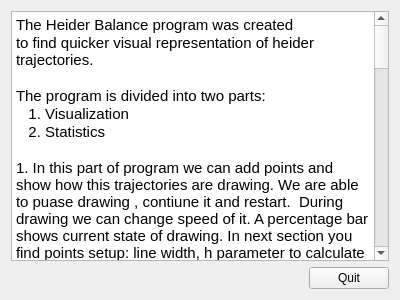
<?xml version="1.0" encoding="UTF-8"?>
<ui version="4.0">
 <class>AboutDialog</class>
 <widget class="QDialog" name="AboutDialog">
  <property name="geometry">
   <rect>
    <x>0</x>
    <y>0</y>
    <width>400</width>
    <height>300</height>
   </rect>
  </property>
  <property name="windowTitle">
   <string>About</string>
  </property>
  <layout class="QVBoxLayout" name="verticalLayout_2">
   <item>
    <widget class="QTextBrowser" name="aboutInformations">
     <property name="html">
      <string>&lt;!DOCTYPE HTML PUBLIC &quot;-//W3C//DTD HTML 4.0//EN&quot; &quot;http://www.w3.org/TR/REC-html40/strict.dtd&quot;&gt;
&lt;html&gt;&lt;head&gt;&lt;meta name=&quot;qrichtext&quot; content=&quot;1&quot; /&gt;&lt;style type=&quot;text/css&quot;&gt;
p, li { white-space: pre-wrap; }
&lt;/style&gt;&lt;/head&gt;&lt;body style=&quot; font-family:'Ubuntu'; font-size:11pt; font-weight:400; font-style:normal;&quot;&gt;
&lt;p style=&quot; margin-top:0px; margin-bottom:0px; margin-left:0px; margin-right:0px; -qt-block-indent:0; text-indent:0px;&quot;&gt;The Heider Balance program was created &lt;/p&gt;
&lt;p style=&quot; margin-top:0px; margin-bottom:0px; margin-left:0px; margin-right:0px; -qt-block-indent:0; text-indent:0px;&quot;&gt;to find quicker visual representation of heider trajectories. &lt;/p&gt;
&lt;p style=&quot;-qt-paragraph-type:empty; margin-top:0px; margin-bottom:0px; margin-left:0px; margin-right:0px; -qt-block-indent:0; text-indent:0px;&quot;&gt;&lt;br /&gt;&lt;/p&gt;
&lt;p style=&quot; margin-top:0px; margin-bottom:0px; margin-left:0px; margin-right:0px; -qt-block-indent:0; text-indent:0px;&quot;&gt;The program is divided into two parts:&lt;/p&gt;
&lt;p style=&quot; margin-top:0px; margin-bottom:0px; margin-left:0px; margin-right:0px; -qt-block-indent:0; text-indent:0px;&quot;&gt;   1. Visualization&lt;/p&gt;
&lt;p style=&quot; margin-top:0px; margin-bottom:0px; margin-left:0px; margin-right:0px; -qt-block-indent:0; text-indent:0px;&quot;&gt;   2. Statistics&lt;/p&gt;
&lt;p style=&quot;-qt-paragraph-type:empty; margin-top:0px; margin-bottom:0px; margin-left:0px; margin-right:0px; -qt-block-indent:0; text-indent:0px;&quot;&gt;&lt;br /&gt;&lt;/p&gt;
&lt;p style=&quot; margin-top:0px; margin-bottom:0px; margin-left:0px; margin-right:0px; -qt-block-indent:0; text-indent:0px;&quot;&gt;1. In this part of program we can add points and show how this trajectories are drawing. We are able to puase drawing , contiune it and restart.  During drawing we can change speed of it. A percentage bar shows current state of drawing. In next section you find points setup: line width, h parameter to calculate trajectories (this parameter is use in rk4 method), and points button which move us to trajectories dialog where you can add start points and change their color. There are three types of colors point and two types of finding random start point, of course you can fill in a boxes appropriate coordinate of the points. Below you find planes setup where you can add planes by choose a A,B,C,d parameters in plane equation Ax+By+Cz+d=0.  You are able to see coordinate system, save current image snapshot and see all stere (1/8 of cube).&lt;/p&gt;
&lt;p style=&quot;-qt-paragraph-type:empty; margin-top:0px; margin-bottom:0px; margin-left:0px; margin-right:0px; -qt-block-indent:0; text-indent:0px;&quot;&gt;&lt;br /&gt;&lt;/p&gt;
&lt;p style=&quot; margin-top:0px; margin-bottom:0px; margin-left:0px; margin-right:0px; -qt-block-indent:0; text-indent:0px;&quot;&gt;Moving cube:&lt;/p&gt;
&lt;p style=&quot; margin-top:0px; margin-bottom:0px; margin-left:0px; margin-right:0px; -qt-block-indent:0; text-indent:0px;&quot;&gt;  mouse scroll - zoom +/-&lt;/p&gt;
&lt;p style=&quot; margin-top:0px; margin-bottom:0px; margin-left:0px; margin-right:0px; -qt-block-indent:0; text-indent:0px;&quot;&gt;  hold right mouse button and move -  rotation&lt;br /&gt;&lt;br /&gt;2. This part of program was created to calculate a big number of points , and see theirs statistic (in which stere, point was started drawing and in which end it), percentage of points divided into stere. You can save all this data to xml file. I created one options which let you choose a number of points and automatically calculate it by click only one button (add &amp;amp; run) in case of big number of points you will find final result after around (10min) you do not need to click anything else. It helps you save your time.&lt;/p&gt;
&lt;p style=&quot;-qt-paragraph-type:empty; margin-top:0px; margin-bottom:0px; margin-left:0px; margin-right:0px; -qt-block-indent:0; text-indent:0px;&quot;&gt;&lt;br /&gt;&lt;/p&gt;
&lt;p style=&quot; margin-top:0px; margin-bottom:0px; margin-left:0px; margin-right:0px; -qt-block-indent:0; text-indent:0px;&quot;&gt;In this porgram use:&lt;/p&gt;
&lt;p style=&quot; margin-top:0px; margin-bottom:0px; margin-left:0px; margin-right:0px; -qt-block-indent:0; text-indent:0px;&quot;&gt; - QT Creator &lt;/p&gt;
&lt;p style=&quot; margin-top:0px; margin-bottom:0px; margin-left:0px; margin-right:0px; -qt-block-indent:0; text-indent:0px;&quot;&gt; - OpneGL lib&lt;/p&gt;
&lt;p style=&quot; margin-top:0px; margin-bottom:0px; margin-left:0px; margin-right:0px; -qt-block-indent:0; text-indent:0px;&quot;&gt; - Boost lib&lt;/p&gt;
&lt;p style=&quot; margin-top:0px; margin-bottom:0px; margin-left:0px; margin-right:0px; -qt-block-indent:0; text-indent:0px;&quot;&gt; - STL lib&lt;/p&gt;
&lt;p style=&quot; margin-top:0px; margin-bottom:0px; margin-left:0px; margin-right:0px; -qt-block-indent:0; text-indent:0px;&quot;&gt; &lt;/p&gt;
&lt;p style=&quot; margin-top:0px; margin-bottom:0px; margin-left:0px; margin-right:0px; -qt-block-indent:0; text-indent:0px;&quot;&gt;Information concerning my compilation:&lt;/p&gt;
&lt;p style=&quot; margin-top:0px; margin-bottom:0px; margin-left:0px; margin-right:0px; -qt-block-indent:0; text-indent:0px;&quot;&gt;&lt;span style=&quot; color:#0055ff;&quot;&gt;qmake --version:&lt;/span&gt;&lt;/p&gt;
&lt;p style=&quot; margin-top:0px; margin-bottom:0px; margin-left:0px; margin-right:0px; -qt-block-indent:0; text-indent:0px;&quot;&gt;&lt;span style=&quot; color:#000000;&quot;&gt;QMake version 3.0&lt;/span&gt;&lt;/p&gt;
&lt;p style=&quot; margin-top:0px; margin-bottom:0px; margin-left:0px; margin-right:0px; -qt-block-indent:0; text-indent:0px;&quot;&gt;&lt;span style=&quot; color:#000000;&quot;&gt;Using Qt version 5.2.1 in /usr/lib/x86_64-linux-gnu&lt;/span&gt;&lt;/p&gt;
&lt;p style=&quot;-qt-paragraph-type:empty; margin-top:0px; margin-bottom:0px; margin-left:0px; margin-right:0px; -qt-block-indent:0; text-indent:0px; color:#000000;&quot;&gt;&lt;br /&gt;&lt;/p&gt;
&lt;p style=&quot; margin-top:0px; margin-bottom:0px; margin-left:0px; margin-right:0px; -qt-block-indent:0; text-indent:0px;&quot;&gt;&lt;span style=&quot; color:#0055ff;&quot;&gt;uname -a:&lt;/span&gt;&lt;/p&gt;
&lt;p style=&quot; margin-top:0px; margin-bottom:0px; margin-left:0px; margin-right:0px; -qt-block-indent:0; text-indent:0px;&quot;&gt;&lt;span style=&quot; color:#000000;&quot;&gt;Linux  NoInformation 3.13.0-32-generic #57-Ubuntu SMP Tue Jul 15 03:51:08 UTC 2014 x86_64 x86_64 x86_64 GNU/Linux&lt;/span&gt;&lt;/p&gt;
&lt;p style=&quot; margin-top:0px; margin-bottom:0px; margin-left:0px; margin-right:0px; -qt-block-indent:0; text-indent:0px;&quot;&gt;&lt;span style=&quot; color:#0055ff;&quot;&gt;lsb_release -a&lt;/span&gt;&lt;/p&gt;
&lt;p style=&quot; margin-top:0px; margin-bottom:0px; margin-left:0px; margin-right:0px; -qt-block-indent:0; text-indent:0px;&quot;&gt;&lt;span style=&quot; color:#000000;&quot;&gt;No LSB modules are available.&lt;/span&gt;&lt;/p&gt;
&lt;p style=&quot; margin-top:0px; margin-bottom:0px; margin-left:0px; margin-right:0px; -qt-block-indent:0; text-indent:0px;&quot;&gt;&lt;span style=&quot; color:#000000;&quot;&gt;Distributor ID:	Ubuntu&lt;/span&gt;&lt;/p&gt;
&lt;p style=&quot; margin-top:0px; margin-bottom:0px; margin-left:0px; margin-right:0px; -qt-block-indent:0; text-indent:0px;&quot;&gt;&lt;span style=&quot; color:#000000;&quot;&gt;Description:	Ubuntu 14.04.5 LTS&lt;/span&gt;&lt;/p&gt;
&lt;p style=&quot; margin-top:0px; margin-bottom:0px; margin-left:0px; margin-right:0px; -qt-block-indent:0; text-indent:0px;&quot;&gt;&lt;span style=&quot; color:#000000;&quot;&gt;Release:	14.04&lt;/span&gt;&lt;/p&gt;
&lt;p style=&quot; margin-top:0px; margin-bottom:0px; margin-left:0px; margin-right:0px; -qt-block-indent:0; text-indent:0px;&quot;&gt;&lt;span style=&quot; color:#000000;&quot;&gt;Codename:	trusty&lt;/span&gt;&lt;/p&gt;
&lt;p style=&quot;-qt-paragraph-type:empty; margin-top:0px; margin-bottom:0px; margin-left:0px; margin-right:0px; -qt-block-indent:0; text-indent:0px;&quot;&gt;&lt;br /&gt;&lt;/p&gt;
&lt;p style=&quot; margin-top:0px; margin-bottom:0px; margin-left:0px; margin-right:0px; -qt-block-indent:0; text-indent:0px;&quot;&gt;&lt;span style=&quot; color:#0055ff;&quot;&gt;cat /usr/include/boost/version.hpp&lt;/span&gt;&lt;/p&gt;
&lt;p style=&quot; margin-top:0px; margin-bottom:0px; margin-left:0px; margin-right:0px; -qt-block-indent:0; text-indent:0px;&quot;&gt;&lt;span style=&quot; color:#000000;&quot;&gt;#define BOOST_VERSION 105400&lt;/span&gt;&lt;/p&gt;
&lt;p style=&quot; margin-top:0px; margin-bottom:0px; margin-left:0px; margin-right:0px; -qt-block-indent:0; text-indent:0px;&quot;&gt;&lt;span style=&quot; color:#000000;&quot;&gt;#define BOOST_LIB_VERSION &amp;quot;1_54&amp;quot;&lt;/span&gt;&lt;/p&gt;
&lt;p style=&quot;-qt-paragraph-type:empty; margin-top:0px; margin-bottom:0px; margin-left:0px; margin-right:0px; -qt-block-indent:0; text-indent:0px; color:#000000;&quot;&gt;&lt;br /&gt;&lt;/p&gt;
&lt;p style=&quot; margin-top:0px; margin-bottom:0px; margin-left:0px; margin-right:0px; -qt-block-indent:0; text-indent:0px;&quot;&gt;&lt;span style=&quot; color:#0055ff;&quot;&gt;glxinfo | grep &amp;quot;OpenGL version&amp;quot;&lt;/span&gt;&lt;/p&gt;
&lt;p style=&quot; margin-top:0px; margin-bottom:0px; margin-left:0px; margin-right:0px; -qt-block-indent:0; text-indent:0px;&quot;&gt;&lt;span style=&quot; color:#000000;&quot;&gt;OpenGL version string: 2.1 Mesa 10.1.3&lt;/span&gt;&lt;/p&gt;
&lt;p style=&quot;-qt-paragraph-type:empty; margin-top:0px; margin-bottom:0px; margin-left:0px; margin-right:0px; -qt-block-indent:0; text-indent:0px; color:#0055ff;&quot;&gt;&lt;br /&gt;&lt;/p&gt;
&lt;p style=&quot;-qt-paragraph-type:empty; margin-top:0px; margin-bottom:0px; margin-left:0px; margin-right:0px; -qt-block-indent:0; text-indent:0px;&quot;&gt;&lt;br /&gt;&lt;/p&gt;
&lt;p style=&quot; margin-top:0px; margin-bottom:0px; margin-left:0px; margin-right:0px; -qt-block-indent:0; text-indent:0px;&quot;&gt;All icons have been downloaded from: &lt;span style=&quot; font-weight:600; font-style:italic;&quot;&gt;https://icons8.com/ &lt;/span&gt;&lt;span style=&quot; font-size:10pt;&quot;&gt;(available 21 Dec 2016)&lt;/span&gt;&lt;/p&gt;&lt;/body&gt;&lt;/html&gt;</string>
     </property>
    </widget>
   </item>
   <item>
    <layout class="QHBoxLayout" name="horizontalLayout">
     <item>
      <spacer name="horizontalSpacer">
       <property name="orientation">
        <enum>Qt::Horizontal</enum>
       </property>
       <property name="sizeHint" stdset="0">
        <size>
         <width>40</width>
         <height>20</height>
        </size>
       </property>
      </spacer>
     </item>
     <item>
      <widget class="QPushButton" name="quitButton">
       <property name="text">
        <string>Quit</string>
       </property>
       <property name="autoDefault">
        <bool>false</bool>
       </property>
      </widget>
     </item>
    </layout>
   </item>
  </layout>
 </widget>
 <resources/>
 <connections>
  <connection>
   <sender>quitButton</sender>
   <signal>clicked()</signal>
   <receiver>AboutDialog</receiver>
   <slot>close()</slot>
   <hints>
    <hint type="sourcelabel">
     <x>352</x>
     <y>292</y>
    </hint>
    <hint type="destinationlabel">
     <x>242</x>
     <y>271</y>
    </hint>
   </hints>
  </connection>
 </connections>
</ui>
